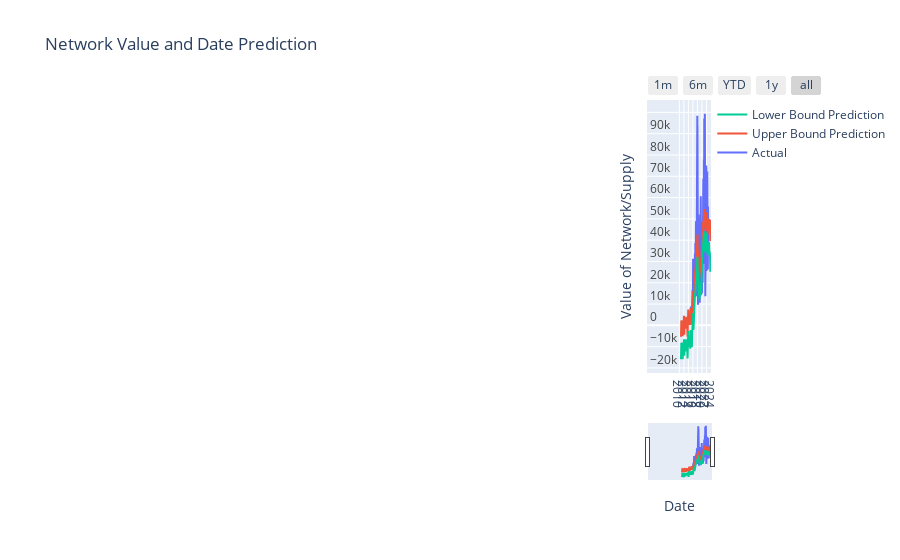

Write notebook code for a chart like this one.
### Code cell
# import plotly.express as px

# fig = px.line(x=df['date'], y=df['price'])
# fig.add_scatter(x=df['date'], y=df['value'], name="actual")
# fig.add_scatter(x=prediction['ds'], y=prediction['yhat'], name="prediction")

# fig.update_xaxes(
#     rangeslider_visible = True,
#     rangeselector = dict(
#         buttons = list([
#             dict(count = 1, label = "1m", step = "month", stepmode = "backward"),
#             dict(count = 6, label = "6m", step = "month", stepmode = "backward"),
#             dict(count = 1, label = "YTD", step = "year", stepmode = "todate"),
#             dict(count = 1, label = "1y", step = "year", stepmode = "backward"),
#             dict(step = "all")
#         ])
#     )
# )


# fig.show()
# fig.write_html('value.html')


import plotly.express as px
import plotly.graph_objects as go

fig = go.Figure()
fig.add_trace(go.Scatter(name="Actual", x=df_train['ds'], y=df_train['y'], legendrank=4))
fig.add_trace(go.Scatter(name="Upper Bound Prediction", x=prediction['ds'], y=prediction['yhat'], legendrank=2))
fig.add_trace(go.Scatter(name="Lower Bound Prediction", x=prediction['ds'], y=prediction['yhat_lower'], legendrank=1))

fig.update_xaxes(
    rangeslider_visible = True,
    rangeselector = dict(
        buttons = list([
            dict(count = 1, label = "1m", step = "month", stepmode = "backward"),
            dict(count = 6, label = "6m", step = "month", stepmode = "backward"),
            dict(count = 1, label = "YTD", step = "year", stepmode = "todate"),
            dict(count = 1, label = "1y", step = "year", stepmode = "backward"),
            dict(step = "all")
        ])
    )
)
fig.update_layout(title_text='Network Value and Date Prediction')
fig.update_yaxes(ticklabelposition="inside top", title="Value of Network/Supply")
fig.update_xaxes(ticklabelposition="inside top", title="Date")
fig.update_yaxes(nticks=15)
fig.update_xaxes(nticks=20)

fig.show()
fig.write_html('../Website/images/value.html')
